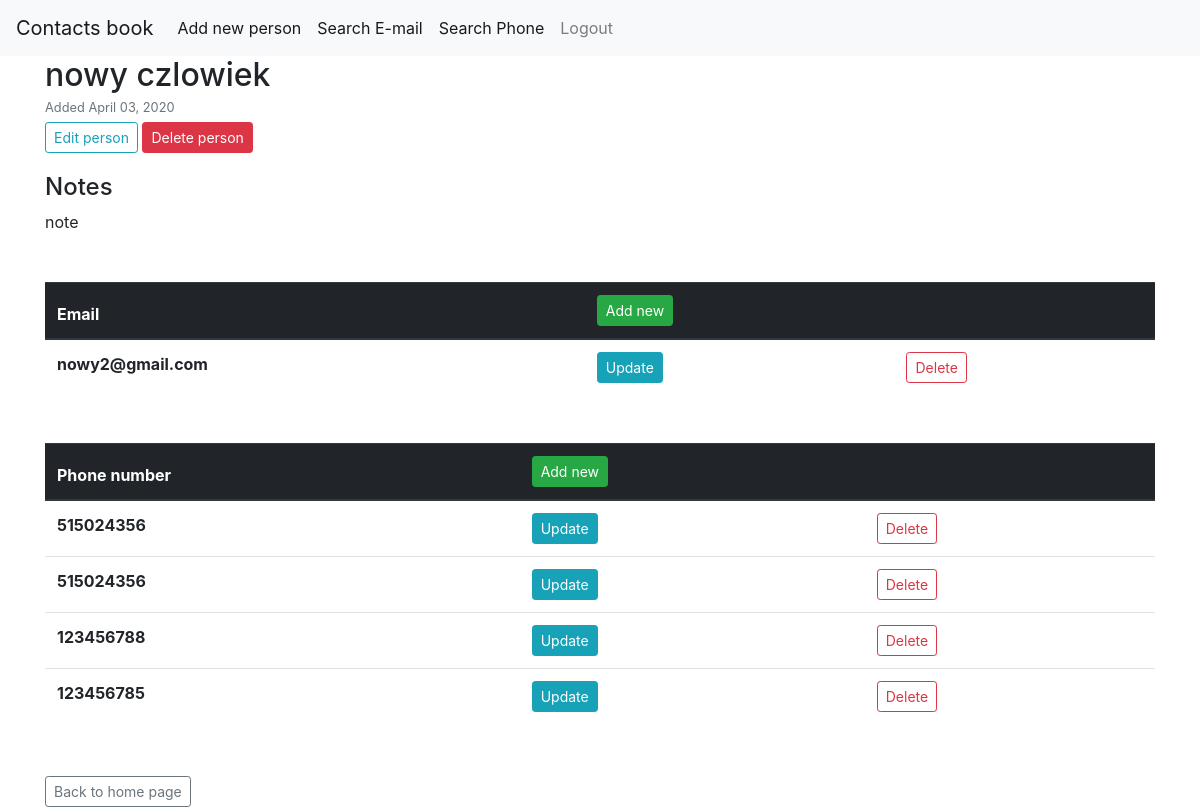
Screenshot of /person/8/ (signed in) with the database file from the repository.
### contact_book/models.py (models this page shows, shortened)
class Person(models.Model):
    first_name = models.CharField(max_length=20, null=False)
    second_name = models.CharField(max_length=30, null=False)
    date_added = models.DateTimeField(blank=True, null=True, default=timezone.now)
    note = models.TextField(null=True)
    owner = models.ForeignKey(User, on_delete=models.CASCADE)

class Email(models.Model):
    email = models.EmailField(null=False)
    person = models.ForeignKey(Person, on_delete=models.CASCADE)

class Phone(models.Model):
    phone = models.IntegerField(null=False)
    person = models.ForeignKey(Person, on_delete=models.CASCADE)

### contact_book/views.py (the view)
# urls.py: path('person/<int:pk>/', PersonDetailView.as_view(), name='detail-person'),
class PersonDetailView(LoginRequiredMixin, UserPassesTestMixin, DetailView):
    model = Person
    def test_func(self):
        person = self.get_object()
        return True if self.request.user == person.owner else False

### contact_book/templates/contact_book/person_detail.html
{% extends "contact_book/base.html" %}
{% block content %}
<article class="media content-section">
    <div class="media-body">
        <h2 class="mr-2 mb-0">{{ object.first_name }} {{ object.second_name }}</h2>
        <small class="text-muted">Added {{ object.date_added|date:"F d, Y" }}</small>
        <div>
            <a href="{% url 'update-person' object.id %}"
               class="btn btn-outline-info btn-sm mt-1 mb-1">Edit
                person</a>
            <a href="{% url 'delete-person' object.id %}"
               class="btn btn-danger btn-sm mt-1 mb-1">Delete
                person</a>
        </div>
        <div>
            <h4 class="mr-2 mt-3">Notes</h4>
            <p class="mr-2">{{ person.note }}</p>
        </div>
        <div class="mt-5 mb-5">
            <table class="table">
                <thead class="thead-dark">
                <tr>
                    <th scope="col">Email</th>
                    <th scope="col"><a href="{% url 'email-create' object.id %}"
                                       class="btn btn-success btn-sm">
                        Add new
                    </a></th>
                    <th></th>
                </tr>
                </thead>
                <tbody>
                {% for email in object.email_set.all %}
                <tr>
                    <th scope="row">{{ email.email }}</th>
                    <td>
                        <a href="{% url 'email-update' person_id=object.id pk=email.id %}"
                           class="btn btn-info btn-sm">
                            Update
                        </a></td>
                    <td><a
                            href="{% url 'email-delete' person_id=object.id pk=email.id %}"
                            class="btn btn-outline-danger btn-sm">
                        Delete
                    </a></td>
                </tr>
                {% endfor %}
                </tbody>
            </table>
        </div>
        <div class="mt-5 mb-5">
            <table class="table">
                <thead class="thead-dark">
                <tr>
                    <th scope="col">Phone number</th>
                    <th scope="col"><a href="{% url 'phone-create' object.id %}"
                                       class="btn btn-success btn-sm">
                        Add new
                    </a></th>
                    <th></th>
                </tr>
                </thead>
                <tbody>
                {% for phone in object.phone_set.all %}
                <tr>
                    <th scope="row">{{ phone.phone }}</th>
                    <td>
                        <a href="{% url 'phone-update' person_id=object.id pk=phone.id %}"
                           class="btn btn-info btn-sm">
                            Update
                        </a></td>
                    <td><a
                            href="{% url 'phone-delete' person_id=object.id pk=phone.id %}"
                            class="btn btn-outline-danger btn-sm">
                        Delete
                    </a></td>
                </tr>
                {% endfor %}
                </tbody>
            </table>
        </div>
        <div>
            <a href="{% url 'home' %}"
               class="btn btn-outline-secondary btn-sm mt-1 mb-1">Back to
                home page</a>
        </div>
    </div>
</article>
{% endblock content %}

### rows the page displays
Person: first_name "nowy", second_name "czlowiek", date_added "April 03, 2020", note "note"
Email: email "nowy2@gmail.com"
Phone: phone "515024356"
Phone: phone "515024356"
Phone: phone "123456788"
Phone: phone "123456785"
